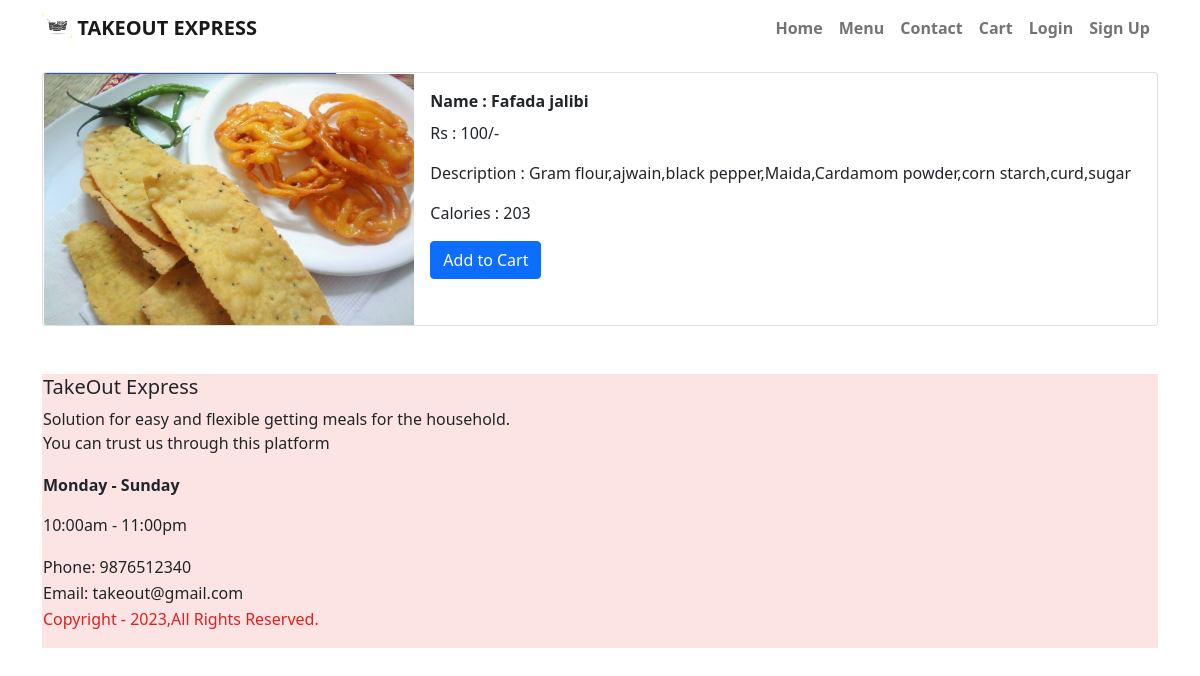
/menu/3, run on the app's committed database.
### menu/models.py (models this page shows, shortened)
class Menu(models.Model):
    item=models.CharField(max_length=250)
    price=models.IntegerField()
    image=models.ImageField(upload_to='food/images/')
    description=models.CharField(max_length=250)
    calories=models.IntegerField()

### menu/views.py (the view)
# urls.py: path('<int:menu_id>',views.detail, name='detail'),
def detail(request,menu_id):
     menu=get_object_or_404(Menu,pk=menu_id)
     return render(request,'detail.html',{'menu':menu})

### menu/templates/detail.html
{% extends 'base.html' %}
{% block content %}
<div class="card mb-3">
  <div class="row g-0">
    <div class="col-md-4">
      <img src="{{ menu.image.url }}" class="img-fluid rounded-start" alt="">
    </div>
    <div class="col-md-8">
      <div class="card-body">
        <p class="card-title"><b>Name : {{ menu.item }}</b></p>
        <p class="card-text">Rs : {{ menu.price }}/-</p>
        <p class="card-text">Description : {{ menu.description }}</p>
        <p class="card-text">Calories : {{ menu.calories }}</p>
        <p class="card-text">
            <a href="{% url 'add_to_cart' menu.id %}" class="btn btn-primary">
              Add to Cart
            </a>
        </p>
      </div>
    </div>
  </div>
</div>
{% endblock content %}

### data on the page
Menu: image (picture), item "Fafada jalibi", price "100", description "Gram flour,ajwain,black pepper,Maida,Cardamom powder,corn starch,curd,sugar", calories "203"
